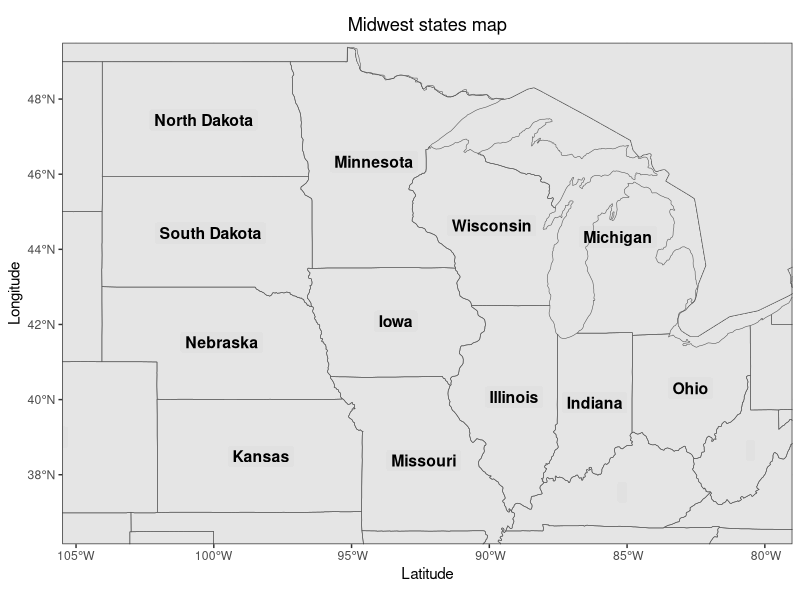
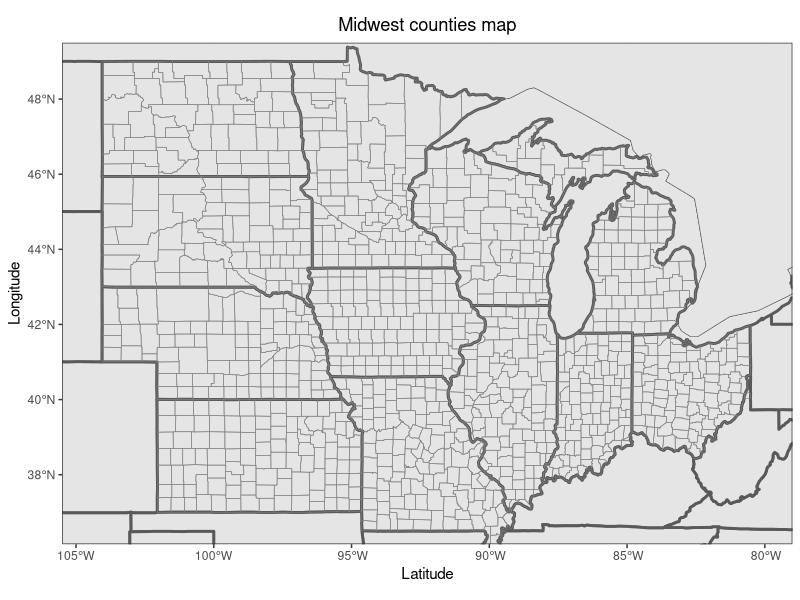

Source code (R) for these figures, in order:
## ---- chunk 1
knitr::opts_chunk$set(echo = TRUE)
library("dplyr")
library("ggplot2")
library("sf")
library("maps")
library("tools")
library("rnaturalearth")
library("rnaturalearthdata")
theme_set(theme_bw())
sf_use_s2(FALSE) 
world <- ne_countries(scale = "medium", returnclass = "sf")
class(world)
## ---- chunk 2
transmission = read.csv("transmission_new.csv")
vaccination = read.csv("vaccination_new.csv")
Midwest = c("Kansas","Illinois", "Indiana", "Michigan", "Minnesota", "Missouri", "Nebraska", "North Dakota", "Ohio", "South Dakota", "Wisconsin", "Iowa")
## ---- chunk 3
states <- st_as_sf(map("state", plot = FALSE, fill = TRUE))
head(states)
states <- cbind(states, st_coordinates(st_centroid(states)))
states$ID <- toTitleCase(states$ID)
head(states)
## ---- chunk 4
ggplot(data = world) +
  geom_sf() +
  geom_sf(data = states, fill = NA) + 
  geom_label(data = states, 
             aes(X, Y, 
                 label = ifelse(ID %in% Midwest, paste0(ID), "")), 
             size = 4, fontface = "bold", 
             fill = alpha(c("gray"),0.1), label.size = 0, nudge_x = 0.1) +
  coord_sf(xlim = c(-105.5, -79), ylim = c(36.15, 49.5), expand = FALSE) +
  labs(x="Latitude", y="Longitude", title="Midwest states map") +
  theme(plot.title = element_text(hjust = 0.5))
## ---- chunk 5
counties <- st_as_sf(map("county", plot = FALSE, fill = TRUE))
counties <- subset(counties,
                   grepl(c("kansas|illinois|indiana|michigan|minnesota|missouri|nebraska|north dakota|ohio|south dakota|wisconsin|iowa"), counties$ID))
#remove Arkansas, Colorado, Kentucky, Pennsylvania from the map
counties <- subset(counties, !grepl(c("arkansas|colorado|kentucky|pennsylvania"), counties$ID)) 
counties$area <- as.numeric(st_area(counties))
head(counties)
## ---- chunk 6
ggplot(data = world) +
  geom_sf() +
  geom_sf(data = states, lwd = 1)+
  geom_sf(data = counties, fill = NA, color = gray(.5)) +
  coord_sf(xlim = c(-105.5, -79), ylim = c(36.15, 49.5), expand = FALSE) +
  labs(x="Latitude", y="Longitude", title="Midwest counties map") +
  theme(plot.title = element_text(hjust = 0.5))
